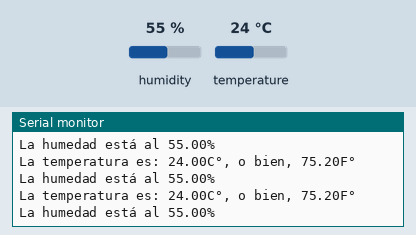
Simulated run of this sketch. Board: Arduino Uno, built with avr-gcc and run on an emulated ATmega328P. Parts: the last lines printed to the serial monitor. The test bench sets the inputs (shaded band); at power-on: temperature 24 °C, humidity 55 %.

Above: at 2.8 s.
2.9 s: temperature set to 41 °C
At 4.25 s:
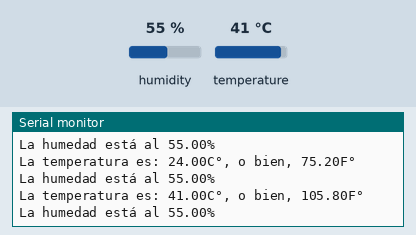
9.0 s: temperature set to 12 °C
At 10.34 s:
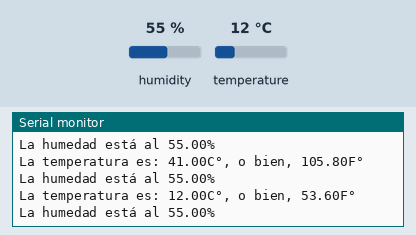
15.1 s: humidity set to 22 %
At 16.75 s:
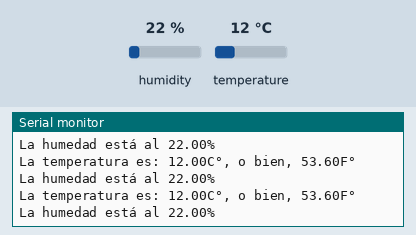
21.2 s: temperature set to 41 °C
At 23.16 s:
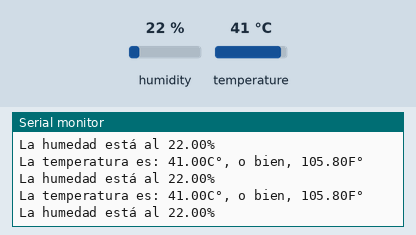
27.3 s: temperature set to 19 °C
At 29.24 s:
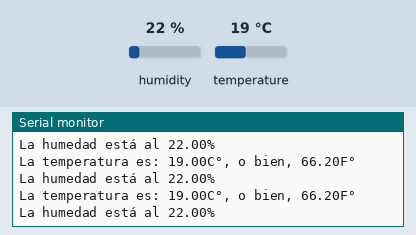
Timing chart, 0 to 30.7 s (numbered marks = the images above; inputs shaded):
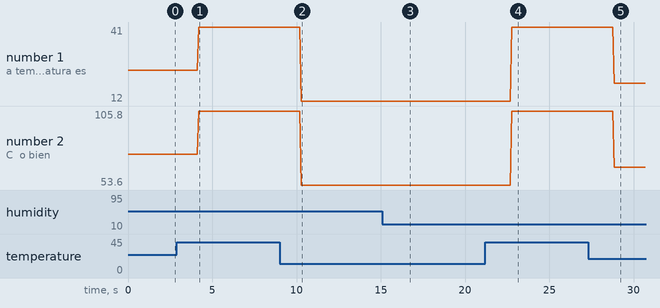

Measured:
- after the input at 2.9 s, the serial monitor: prints a new line after 1.3 s (image 1)
- after the input at 9.0 s, the serial monitor: prints a new line after 1.3 s (image 2)
- after the input at 15.1 s, the serial monitor: prints a new line after 1.5 s (image 3)
- after the input at 21.2 s, the serial monitor: prints a new line after 1.6 s (image 4)
- after the input at 27.3 s, the serial monitor: prints a new line after 1.6 s (image 5)
- plotted number 1: 24 → 41 after the input at 2.9 s, 41 → 12 after the input at 9.0 s, 12 → 41 after the input at 21.2 s, 41 → 19 after the input at 27.3 s
- plotted number 2: 75.2 → 105.8 after the input at 2.9 s, 105.8 → 53.6 after the input at 9.0 s, 53.6 → 105.8 after the input at 21.2 s, 105.8 → 66.2 after the input at 27.3 s

The sketch:

Practica14.ino
```cpp
#include <DHT.h>
#define DHTPIN 2
#define DHTTYPE DHT11

float gradosC = 0;
float humedad = 0;
float gradosF = 0;
DHT dht(DHTPIN,DHTTYPE); //objeto DHT
void setup() {
  Serial.begin(9600);
  dht.begin(); //inicializamos el sensor

}

void loop() {
  gradosC = dht.readTemperature(); //celsius
  humedad = dht.readHumidity(); //humedad
  gradosF = dht.readTemperature(true); //farenheit

  //se asegura de la lectura
  if(isnan(gradosC) || isnan(humedad) || isnan(gradosF)){
    Serial.println("Error de lectura de datos");
    return;
  } else { //en caso de recibir información limpia, se imprime
  Serial.println("");
  Serial.print("La temperatura es: ");
  Serial.print(gradosC);
  Serial.print("C°, o bien, ");
  Serial.print(gradosF);
  Serial.println("F°");
  Serial.print("La humedad está al ");
  Serial.print(humedad);
  Serial.println("%");
  }

}
```
